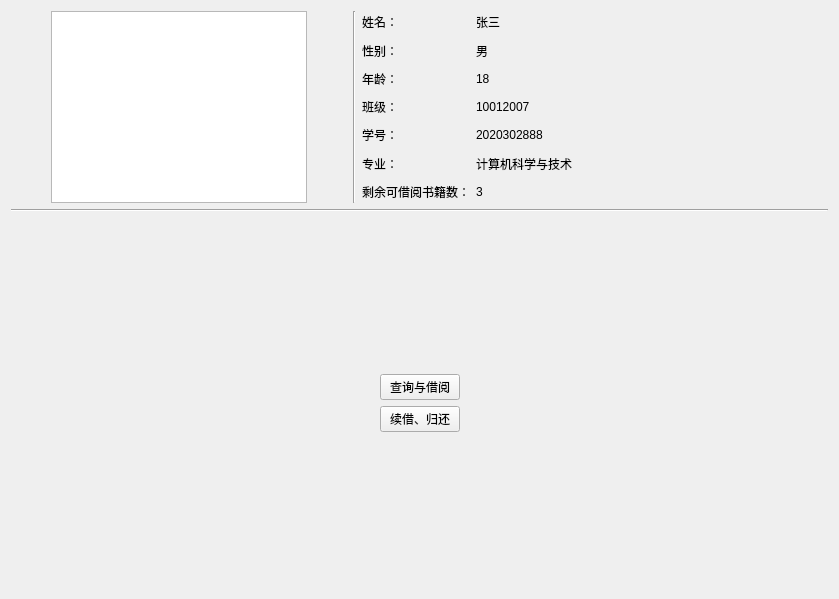
<?xml version="1.0" encoding="UTF-8"?>
<ui version="4.0">
 <class>Form</class>
 <widget class="QWidget" name="Form">
  <property name="geometry">
   <rect>
    <x>0</x>
    <y>0</y>
    <width>839</width>
    <height>599</height>
   </rect>
  </property>
  <property name="windowTitle">
   <string>学生操作界面</string>
  </property>
  <layout class="QVBoxLayout" name="verticalLayout_5">
   <item>
    <layout class="QVBoxLayout" name="verticalLayout_4">
     <item>
      <layout class="QHBoxLayout" name="horizontalLayout_3">
       <item>
        <layout class="QHBoxLayout" name="horizontalLayout_2">
         <item>
          <spacer name="horizontalSpacer">
           <property name="orientation">
            <enum>Qt::Horizontal</enum>
           </property>
           <property name="sizeHint" stdset="0">
            <size>
             <width>40</width>
             <height>20</height>
            </size>
           </property>
          </spacer>
         </item>
         <item>
          <widget class="QGraphicsView" name="profilePhoto"/>
         </item>
         <item>
          <spacer name="horizontalSpacer_2">
           <property name="orientation">
            <enum>Qt::Horizontal</enum>
           </property>
           <property name="sizeHint" stdset="0">
            <size>
             <width>40</width>
             <height>20</height>
            </size>
           </property>
          </spacer>
         </item>
        </layout>
       </item>
       <item>
        <widget class="Line" name="line">
         <property name="orientation">
          <enum>Qt::Vertical</enum>
         </property>
        </widget>
       </item>
       <item>
        <layout class="QVBoxLayout" name="verticalLayout">
         <item>
          <widget class="QLabel" name="label">
           <property name="text">
            <string>姓名：</string>
           </property>
          </widget>
         </item>
         <item>
          <widget class="QLabel" name="label_7">
           <property name="text">
            <string>性别：</string>
           </property>
          </widget>
         </item>
         <item>
          <widget class="QLabel" name="label_2">
           <property name="text">
            <string>年龄：</string>
           </property>
          </widget>
         </item>
         <item>
          <widget class="QLabel" name="label_5">
           <property name="text">
            <string>班级：</string>
           </property>
          </widget>
         </item>
         <item>
          <widget class="QLabel" name="label_4">
           <property name="text">
            <string>学号：</string>
           </property>
          </widget>
         </item>
         <item>
          <widget class="QLabel" name="label_3">
           <property name="text">
            <string>专业：</string>
           </property>
          </widget>
         </item>
         <item>
          <widget class="QLabel" name="label_8">
           <property name="text">
            <string>剩余可借阅书籍数：</string>
           </property>
          </widget>
         </item>
        </layout>
       </item>
       <item>
        <layout class="QVBoxLayout" name="verticalLayout_2">
         <item>
             <widget class="QLabel" name="Name">
                 <property name="text">
                     <string>张三</string>
                 </property>
             </widget>
         </item>
         <item>
             <widget class="QLabel" name="Gender">
                 <property name="text">
                     <string>男</string>
                 </property>
             </widget>
         </item>
         <item>
             <widget class="QLabel" name="Age">
                 <property name="text">
                     <string>18</string>
                 </property>
             </widget>
         </item>
         <item>
             <widget class="QLabel" name="Class">
                 <property name="text">
                     <string>10012007</string>
                 </property>
             </widget>
         </item>
         <item>
          <widget class="QLabel" name="UserName">
           <property name="text">
            <string>2020302888</string>
           </property>
          </widget>
         </item>
         <item>
             <widget class="QLabel" name="Dept">
                 <property name="text">
                     <string>计算机科学与技术</string>
                 </property>
             </widget>
         </item>
         <item>
             <widget class="QLabel" name="Remain">
                 <property name="text">
                     <string>3</string>
                 </property>
             </widget>
         </item>
        </layout>
       </item>
       <item>
        <spacer name="horizontalSpacer_3">
         <property name="orientation">
          <enum>Qt::Horizontal</enum>
         </property>
         <property name="sizeHint" stdset="0">
          <size>
           <width>40</width>
           <height>20</height>
          </size>
         </property>
        </spacer>
       </item>
      </layout>
     </item>
     <item>
      <widget class="Line" name="line_2">
       <property name="orientation">
        <enum>Qt::Horizontal</enum>
       </property>
      </widget>
     </item>
     <item>
      <spacer name="verticalSpacer">
       <property name="orientation">
        <enum>Qt::Vertical</enum>
       </property>
       <property name="sizeHint" stdset="0">
        <size>
         <width>20</width>
         <height>40</height>
        </size>
       </property>
      </spacer>
     </item>
     <item>
      <layout class="QVBoxLayout" name="verticalLayout_3">
       <item>
        <layout class="QHBoxLayout" name="horizontalLayout_11">
         <item>
          <spacer name="horizontalSpacer_5">
           <property name="orientation">
            <enum>Qt::Horizontal</enum>
           </property>
           <property name="sizeHint" stdset="0">
            <size>
             <width>40</width>
             <height>20</height>
            </size>
           </property>
          </spacer>
         </item>
         <item>
          <widget class="QPushButton" name="queryAndBorrow">
           <property name="text">
            <string>查询与借阅</string>
           </property>
          </widget>
         </item>
         <item>
          <spacer name="horizontalSpacer_4">
           <property name="orientation">
            <enum>Qt::Horizontal</enum>
           </property>
           <property name="sizeHint" stdset="0">
            <size>
             <width>40</width>
             <height>20</height>
            </size>
           </property>
          </spacer>
         </item>
        </layout>
       </item>
       <item>
        <layout class="QHBoxLayout" name="horizontalLayout_10">
         <item>
          <spacer name="horizontalSpacer_7">
           <property name="orientation">
            <enum>Qt::Horizontal</enum>
           </property>
           <property name="sizeHint" stdset="0">
            <size>
             <width>40</width>
             <height>20</height>
            </size>
           </property>
          </spacer>
         </item>
         <item>
          <widget class="QPushButton" name="renewAndReturn">
           <property name="text">
            <string>续借、归还</string>
           </property>
          </widget>
         </item>
         <item>
          <spacer name="horizontalSpacer_6">
           <property name="orientation">
            <enum>Qt::Horizontal</enum>
           </property>
           <property name="sizeHint" stdset="0">
            <size>
             <width>40</width>
             <height>20</height>
            </size>
           </property>
          </spacer>
         </item>
        </layout>
       </item>
      </layout>
     </item>
     <item>
      <spacer name="verticalSpacer_2">
       <property name="orientation">
        <enum>Qt::Vertical</enum>
       </property>
       <property name="sizeHint" stdset="0">
        <size>
         <width>20</width>
         <height>40</height>
        </size>
       </property>
      </spacer>
     </item>
    </layout>
   </item>
  </layout>
 </widget>
 <resources/>
 <connections/>
</ui>
